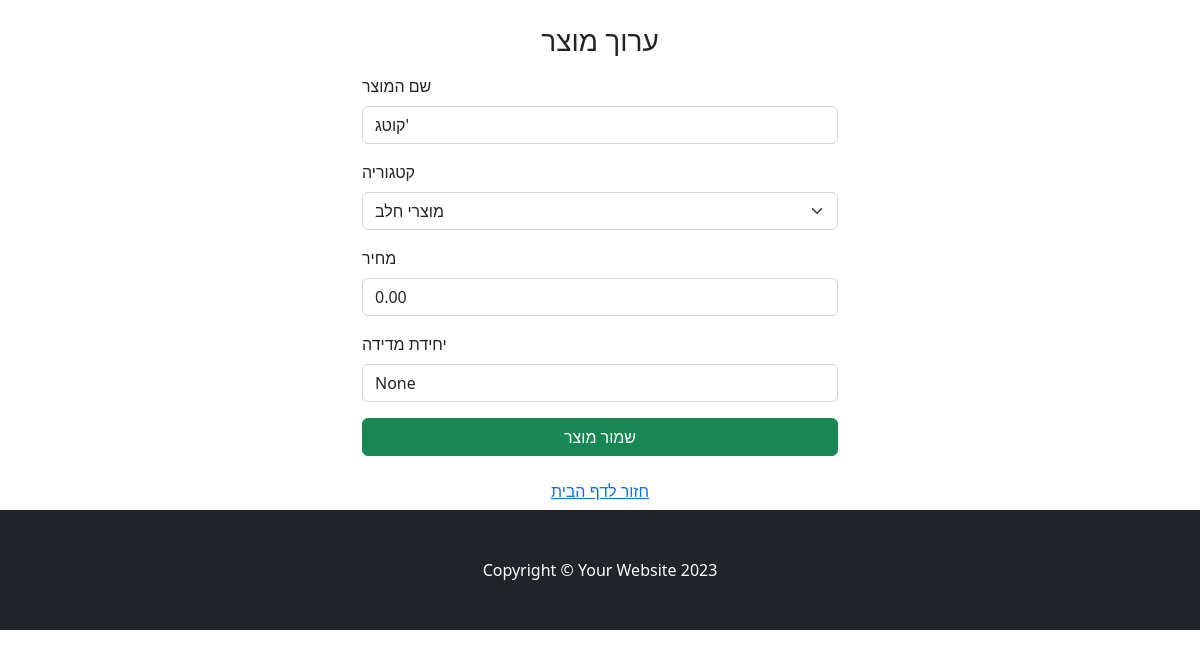
Page /product/21/edit on the committed database.
### tables this page shows
CREATE TABLE products (
        id INTEGER PRIMARY KEY AUTOINCREMENT,
        name TEXT NOT NULL,
        unit TEXT ,
        price REAL,
        category_id INTEGER,
        FOREIGN KEY (category_id) REFERENCES categories(id)
    );

CREATE TABLE categories (
        id INTEGER PRIMARY KEY AUTOINCREMENT,
        name TEXT UNIQUE NOT NULL
    );

### WebApp/app.py (the view)
@app.route('/product/<int:product_id>/edit', methods=['GET', 'POST'])
def edit_product(product_id):
    product = database_read(f"select p.*,cat.name as catName from products p left JOIN categories  cat on category_id = cat.id where p.id ='{product_id}';")
    category =  database_read(f"select * from categories order by name;")
    if request.method == 'POST':
        form = dict(request.values)
        form['id'] = request.form['id']
        form['name'] = request.form['name']
        form['price'] = request.form['price']
        form['unit'] = request.form['unit']
        form['category'] = request.form['category']
        sql = "UPDATE products SET name =:name, price =:price,category_id =:category, unit =:unit where id =:id"
        ok = database_write(sql,form)
        if ok == 1:
            flash(f"Product Saved!", "success")
            message = 'Product saved successfully'
            product = database_read(f"select p.*,cat.name as catName from products p left JOIN categories  cat on category_id = cat.id where p.id ='{request.form['id']}';")
            data = database_read(f"select p.*,cat.name as catName from products p left JOIN categories cat on category_id = cat.id")
            return render_template('index.html', all_items=data,categories=category,messages=message)
    else:
        return render_template('edit_product.html', products=product,categories=category)

### WebApp/HandelDB.py (called while the page is built)
def database_read(sql,data=None):
    connection = sqlite3.connect(database_filename)
    connection.row_factory = sqlite3.Row
    db = connection.cursor()
    if data:
         db.execute(sql, data)
    else:
         db.execute(sql)
    records = db.fetchall()
    rows = [dict(record) for record in records]
    db.close()
    connection.close()
    return rows

### WebApp/app.py (called while the page is built)
@app.context_processor
def inject_user():
    return dict(user=flask_login.current_user)

@app.teardown_appcontext
def close_connection(exception):
    db = getattr(g, '_database', None)
    if db is not None:
        db.close()

@app.context_processor
def inject_collected_count():
    def get_collected_count(list_id=None):
        if list_id is None:
            return 0
        sql = f"SELECT COUNT(*) as count FROM product_in_list WHERE list_id = '{list_id}' AND collected = 1"
        result = database_read(sql)
        return result[0]['count'] if result else 0
    return dict(get_collected_count=get_collected_count)

@app.after_request
def add_header(response):
    if request.path.endswith('service-worker.js'):
        response.headers['Content-Type'] = 'application/javascript'
    if request.path.endswith('manifest.json'):
        response.headers['Content-Type'] = 'application/manifest+json'
    return response

### WebApp/templates/edit_product.html (shortened to what this page needs)
{% extends 'base.html' %}
{% block content %}
<div class="container mt-4" style="max-width: 500px;">
    <h3 class="mb-3 text-center">ערוך מוצר</h3>
    {% for product in products%}
    <form  method="POST">
      <div class="mb-3">
        <label for="name" class="form-label">שם המוצר</label>
        <input type="text" class="form-control" id="name" name="name" value="{{ product.name }}" required>
      </div>
<div class="mb-3">
  <label for="category" class="form-label">קטגוריה</label>
  <select class="form-select" id="category" name="category" required>
    {% for cat in categories %}
             <option value="{{ cat.id }}" {% if cat.id == product.category_id|int %}selected{% endif %}>{{ cat.name }}</option>
    {% endfor %}
  </select>
</div>
      <div class="mb-3">
        <label for="price" class="form-label">מחיר</label>
        <input type="number" step="0.01" class="form-control" id="price" name="price" value="{{ product.price if product.price is not none else '0.00'  }}">
      </div>
      <div class="mb-3">
        <label for="unit" class="form-label">יחידת מדידה</label>
        <input type="text" class="form-control" id="unit" name="unit" value="{{ product.unit }}">
      </div>
      <button type="submit" class="btn btn-success w-100">שמור מוצר</button>
    </form>
{% endfor %}
    <div class="text-center mt-3">
      <a href="{{ url_for('index') }}" class="btn btn-link">חזור לדף הבית</a>
    </div>
  </div>
  {% endblock %}

### rows in the picture
products: name "קוטג'", category "מוצרי חלב", price "0.00", unit "None"
